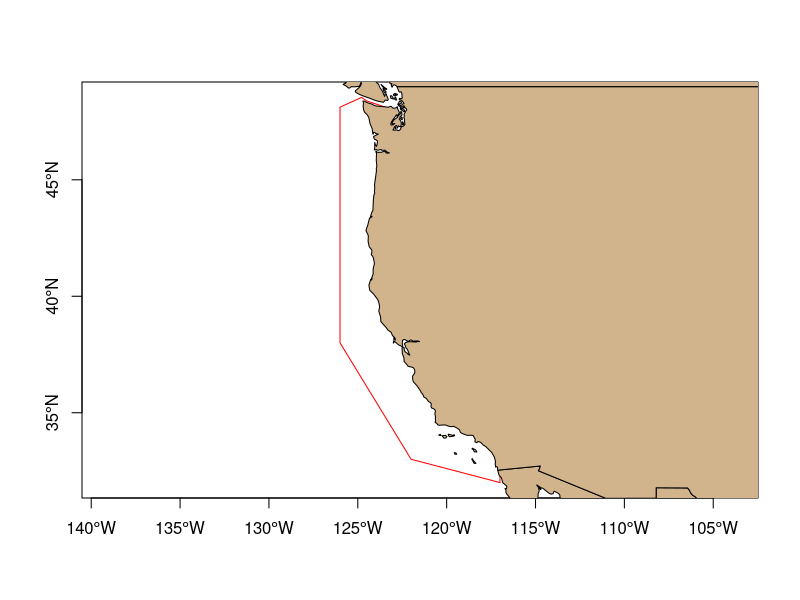

Write the R code that produced this figure. (Note: this script raises an error after producing the figure.)
# gridmaker.r --- creates uniform grid of decimal lat/longs based on 
#   input boundaries and pixel size (in degrees).
# Calculates area size of each pixel in square km

# Original code by Karin Forney and Elizabeth Becker
# Modified by Sam Woodman Nov 2018 so grid does not have to be rectangular.

# Note that there will be warning messages generated by some sf functions
#   regarding lat/long data


###############################################################################
# PREP
rm(list = ls())

# Run once to install needed packages
# install.packages(c("sf", "maps", "dplyr"))

library(sf)
library(maps)
library(dplyr)


###############################################################################
# VARIABLES SET BY USER

#------------------------------------------------------------------------------
### 1) Create map object for quick visualization of study area and grid

### EITHER ###
# Use this section if using longitude range [0, 360]
map.base <- st_as_sfc(maps::map('world2', plot = FALSE, fill = TRUE))

### OR ###
# Use this section if using longitude range [-180, 180]
# map.base <- st_as_sfc(maps::map('world', plot = FALSE, fill = TRUE))


#------------------------------------------------------------------------------
### 2) Define the study area (rectangular or otherwise)
# The centroids of the grid cells (NOT grid cell edges) will start 
#   at the bottom-left corner of the study area,
#   and thus proceed along the left and bottom edges of the study area.
# All grid cells whose centroids (NOT grid cell edges) are within 
#   the study area will be exported to the .csv file.
# Grid cells are not clipped at all by land

### EITHER ###
# Use this section to create a rectangular grid defined by min/max of lon/lat

# latmin <- 32.5
# latmax <- 42.0
# lonmin <- 360 - 125.0
# lonmax <- 360 - 118.0
# poly.df <- data.frame(
#   X1 = c(lonmax, lonmin, lonmin, lonmax, lonmax),
#   X2 = c(latmin, latmin, latmax, latmax, latmin)
# )

###  OR  ###
# Use this section to provide coordinates of a non-rectangular study area
# Coordinates must be entered as "c(lon, lat)" where all longitudes are in 
#   the same range (i.e. [0, 360] or [-180, 180]). 
# The first and the last set of coordinates must be the same.

list.vertices <- list(
  c(243, 32),
  c(238, 33),
  c(234, 38),
  c(234, 48.12),
  c(235.210364011, 48.5375173285),
  c(235.494102374, 48.3877105965),
  c(237, 48),
  c(237, 40),
  c(240, 36),
  c(243, 36),
  c(243, 32)
)
poly.df <- data.frame(do.call(rbind, list.vertices))


#------------------------------------------------------------------------------
### 3) Pixel size: the total length and width of each grid cell. 
# Thus, the shortest distance from a grid cell edge to 
#   the grid cell centroid will be (pixel / 2).

# pixel <- .225          # 25km
# pixel <- .090          # 10km
# pixel <- 0.10          # 0.1 degree for SeaGrant modeling project
# pixel <- 0.045         # 5km
pixel <- 0.027         # 3km
# pixel <- 0.018         # 2km


#------------------------------------------------------------------------------
### 4) Path and filename for output .csv file
# Output will be sorted by latitude and then by longitude

outfile <- paste0(
  "../whale-model-prep_data/Grid/", #Path to folder
  # paste0("Grid_Lat", latmin, "to", latmax, "_Lon", lonmin, "to", lonmax),
  "Grid_Nonrectangle", #Uncomment either this line or above line
  "_3km_WEAR.csv" # "_Step", pixel, "withArea.csv"
)


###############################################################################
# CODE RUN BY USER - NO CHANGES NEEDED

#------------------------------------------------------------------------------
# Create grid, etc.

### Create and visualize study area polygon; 4326 is WGS 84 coords
poly.bound <- st_sfc(st_polygon(list(as.matrix(poly.df))), crs = 4326)
plot(poly.bound, axes = TRUE, border = "red")
plot(map.base, add = TRUE, col = "tan")
# plot(poly.bound, add = TRUE, border = "red")

### Create grid (for areas) and get *centroids* of polygons.
grid <- st_make_grid(
  poly.bound, cellsize = pixel, 
  offset = st_bbox(poly.bound)[c("xmin", "ymin")] - pixel / 2
)
grid.cent <- st_set_precision(st_centroid(grid), 1e+10)

### Get the centroids that are within the study area
grid.cent.which <- unlist(st_intersects(poly.bound, grid.cent))

### Create data frame of centroid coordinates and area value
grid.cent.coords <- round(
  do.call(rbind, st_geometry(grid.cent)[grid.cent.which]), 
  10
)
lon <- grid.cent.coords[, 1]

grid.cent.df <- data.frame(
  lat = grid.cent.coords[, 2], 
  lon180 = ifelse(lon > 180, lon - 360, lon),
  lon360 = ifelse(lon < 0, lon + 360, lon),
  area_km = as.numeric(st_area(grid[grid.cent.which])) / 1e+06
) %>% 
  dplyr::arrange(lat, lon360) 


#------------------------------------------------------------------------------
# Save and visualize data

### Write data frame of centroid coordinates to .csv
write.csv(grid.cent.df, file = outfile, row.names = FALSE)

# ### Write grid to shapefile. Needs manual file output path
# grid.sa <- grid[grid.cent.which]
# st_write(grid.sa, "../whale-model-prep_data/shapefiles/grid_poly_027.shp")

# ### Visualize grid
# plot(grid[grid.cent.which], axes = TRUE)
# plot(poly.bound, add = TRUE, border = "red")
# plot(map.base, add = TRUE, col = "tan")

###############################################################################
# # Exp
# d <- eSDM::pts2poly_centroids(dplyr::select(grid.cent.df, lon180, lat, area_km), 0.027 / 2, crs = 4326) %>% 
#   mutate(base_idx = 1:85869)
# plot(st_geometry(d), border = "blue", add = TRUE)
# 
# x.land <- st_read("C:/SMW/Ensemble Case Study/GIS_Work/Shapefiles/World_countries_trunc.shp")
# plot(x.land, add = TRUE, fill = "green")
# 
# d.e <- st_erase(d, x.land) %>% 
#   mutate(area2_km = as.numeric(st_area(grid[grid.cent.which])) / 1e+06)
